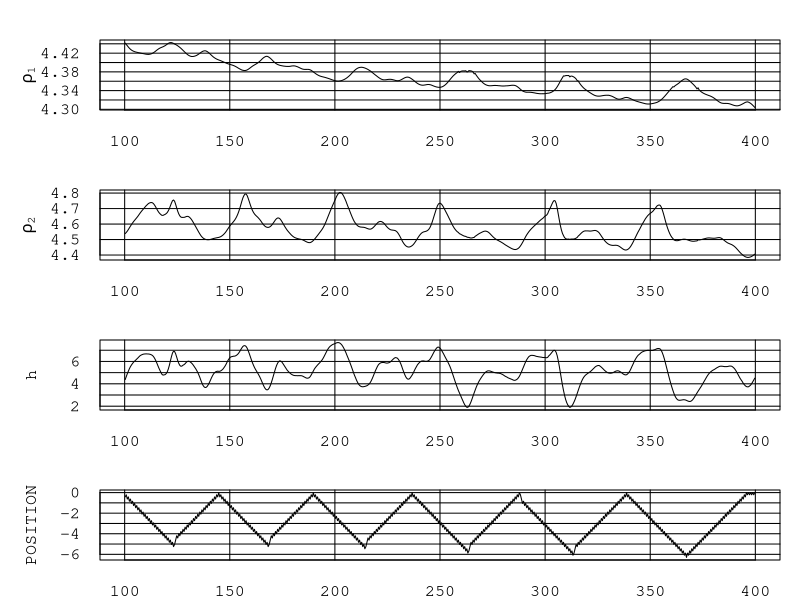

Write the R code that produced this figure.
# inv <- read.csv("2021-05-12 19-03-11 7 mm inverse.csv")
# inv <- read.csv("2021-10-14 15-09-28 7 mm inverse.csv")
inv <- read.csv("2021-10-22 18-57-26 6 mm inverse.csv")
# inv <- read.csv("2021-10-25 17-23-43 6 mm inverse.csv")
inv <- inv[100 < inv$TIME & inv$TIME < 400,]

par(mfrow = c(4, 1), mar = c(2, 5, 2, 1), cex = 1.0, family = 'mono', las = 1, tck = 1)
plot(inv$TIME, inv$rho1, type = 'l', xlab = 'Time, s', ylab = expression(bold(rho[1])))
plot(inv$TIME, inv$rho2, type = 'l', xlab = 'Time, s', ylab = expression(bold(rho[2])))
plot(inv$TIME, inv$h, type = 'l', xlab = 'Time, s', ylab = 'h')
plot(inv$TIME, inv$POSITION, type = 'l', xlab = 'Time, s', ylab = 'POSITION')